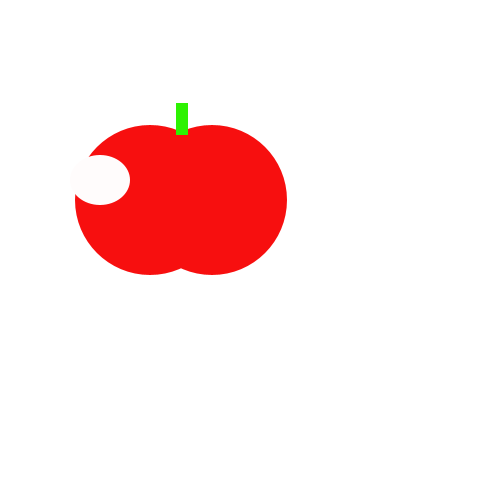
Frame 1 (no input)
Frame 60 (the mouse pressed at the canvas centre just before this capture): identical to frame 1, image omitted
Frame 120 (the mouse held since frame 60 and released just before this capture): identical to frame 1, image omitted

The Processing sketch that drew this single still picture (run headless with seeded random() and noise(); from frame 60 on, the mouse is pressed at the canvas centre):

// Processing sketch: TastyTomato
// ── TastyTomato.pde
void setup() {
    size(500, 500);
}
void draw() {
    background(255, 255, 255);
    noStroke();
    fill(#F70F0F);
    ellipse(150, 200, 150, 150);
    ellipse(212, 200, 150, 150);
    
    fill(#2DF202); rect(176, 103, 12, 32);
fill(#FFFCFC); ellipse(100,180,60,50);
 
}; 
